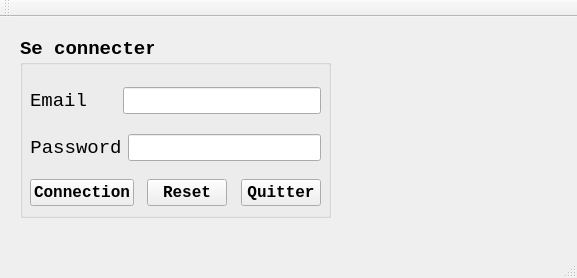
<?xml version="1.0" encoding="UTF-8"?>
<ui version="4.0">
 <class>LoginScreen</class>
 <widget class="QMainWindow" name="LoginScreen">
  <property name="geometry">
   <rect>
    <x>0</x>
    <y>0</y>
    <width>577</width>
    <height>278</height>
   </rect>
  </property>
  <property name="cursor">
   <cursorShape>PointingHandCursor</cursorShape>
  </property>
  <property name="windowTitle">
   <string>Page de connection!</string>
  </property>
  <property name="locale">
   <locale language="French" country="France"/>
  </property>
  <widget class="QWidget" name="centralwidget">
   <property name="font">
    <font>
     <family>Consolas</family>
     <pointsize>14</pointsize>
     <bold>true</bold>
    </font>
   </property>
   <widget class="QGroupBox" name="groupBox">
    <property name="geometry">
     <rect>
      <x>20</x>
      <y>20</y>
      <width>311</width>
      <height>181</height>
     </rect>
    </property>
    <property name="title">
     <string>Se connecter</string>
    </property>
    <widget class="QWidget" name="layoutWidget">
     <property name="geometry">
      <rect>
       <x>10</x>
       <y>40</y>
       <width>291</width>
       <height>47</height>
      </rect>
     </property>
     <layout class="QHBoxLayout" name="emailZone">
      <property name="sizeConstraint">
       <enum>QLayout::SetNoConstraint</enum>
      </property>
      <item>
       <widget class="QLabel" name="emailLabel">
        <property name="font">
         <font>
          <family>Consolas</family>
          <pointsize>14</pointsize>
          <bold>false</bold>
          <strikeout>false</strikeout>
         </font>
        </property>
        <property name="text">
         <string>Email</string>
        </property>
        <property name="alignment">
         <set>Qt::AlignCenter</set>
        </property>
        <property name="margin">
         <number>1</number>
        </property>
        <property name="indent">
         <number>-1</number>
        </property>
        <property name="buddy">
         <cstring>emailEdit</cstring>
        </property>
       </widget>
      </item>
      <item>
       <spacer name="horizontalSpacer_3">
        <property name="orientation">
         <enum>Qt::Horizontal</enum>
        </property>
        <property name="sizeType">
         <enum>QSizePolicy::Fixed</enum>
        </property>
        <property name="sizeHint" stdset="0">
         <size>
          <width>30</width>
          <height>20</height>
         </size>
        </property>
       </spacer>
      </item>
      <item>
       <widget class="QLineEdit" name="emailEdit">
        <property name="font">
         <font>
          <family>Consolas</family>
          <pointsize>12</pointsize>
          <bold>true</bold>
         </font>
        </property>
        <property name="inputMethodHints">
         <set>Qt::ImhEmailCharactersOnly</set>
        </property>
        <property name="inputMask">
         <string/>
        </property>
       </widget>
      </item>
     </layout>
    </widget>
    <widget class="QWidget" name="layoutWidget">
     <property name="geometry">
      <rect>
       <x>10</x>
       <y>140</y>
       <width>291</width>
       <height>32</height>
      </rect>
     </property>
     <layout class="QHBoxLayout" name="buttonZone">
      <item>
       <widget class="QPushButton" name="connectionButton">
        <property name="font">
         <font>
          <family>Consolas</family>
          <pointsize>12</pointsize>
          <bold>true</bold>
         </font>
        </property>
        <property name="text">
         <string>Connection</string>
        </property>
       </widget>
      </item>
      <item>
       <spacer name="horizontalSpacer">
        <property name="orientation">
         <enum>Qt::Horizontal</enum>
        </property>
        <property name="sizeType">
         <enum>QSizePolicy::Preferred</enum>
        </property>
        <property name="sizeHint" stdset="0">
         <size>
          <width>20</width>
          <height>20</height>
         </size>
        </property>
       </spacer>
      </item>
      <item>
       <widget class="QPushButton" name="resetButton">
        <property name="font">
         <font>
          <family>Consolas</family>
          <pointsize>12</pointsize>
          <bold>true</bold>
         </font>
        </property>
        <property name="text">
         <string>Reset</string>
        </property>
       </widget>
      </item>
      <item>
       <spacer name="horizontalSpacer_2">
        <property name="orientation">
         <enum>Qt::Horizontal</enum>
        </property>
        <property name="sizeType">
         <enum>QSizePolicy::Preferred</enum>
        </property>
        <property name="sizeHint" stdset="0">
         <size>
          <width>20</width>
          <height>20</height>
         </size>
        </property>
       </spacer>
      </item>
      <item>
       <widget class="QPushButton" name="quitButton">
        <property name="font">
         <font>
          <family>Consolas</family>
          <pointsize>12</pointsize>
          <bold>true</bold>
         </font>
        </property>
        <property name="text">
         <string>Quitter</string>
        </property>
       </widget>
      </item>
     </layout>
    </widget>
    <widget class="QWidget" name="layoutWidget">
     <property name="geometry">
      <rect>
       <x>10</x>
       <y>90</y>
       <width>291</width>
       <height>41</height>
      </rect>
     </property>
     <layout class="QHBoxLayout" name="passZone">
      <property name="sizeConstraint">
       <enum>QLayout::SetNoConstraint</enum>
      </property>
      <item>
       <widget class="QLabel" name="passLabel">
        <property name="font">
         <font>
          <family>Consolas</family>
          <pointsize>14</pointsize>
          <bold>false</bold>
         </font>
        </property>
        <property name="text">
         <string>Password</string>
        </property>
        <property name="scaledContents">
         <bool>true</bool>
        </property>
        <property name="alignment">
         <set>Qt::AlignCenter</set>
        </property>
        <property name="margin">
         <number>1</number>
        </property>
        <property name="indent">
         <number>-1</number>
        </property>
        <property name="textInteractionFlags">
         <set>Qt::LinksAccessibleByMouse</set>
        </property>
        <property name="buddy">
         <cstring>passEdit</cstring>
        </property>
       </widget>
      </item>
      <item>
       <widget class="QLineEdit" name="passEdit">
        <property name="font">
         <font>
          <family>Consolas</family>
          <pointsize>12</pointsize>
          <bold>true</bold>
         </font>
        </property>
        <property name="inputMethodHints">
         <set>Qt::ImhHiddenText</set>
        </property>
       </widget>
      </item>
     </layout>
    </widget>
   </widget>
  </widget>
  <widget class="QStatusBar" name="statusbar"/>
  <widget class="QToolBar" name="toolBar">
   <property name="windowTitle">
    <string>toolBar</string>
   </property>
   <attribute name="toolBarArea">
    <enum>TopToolBarArea</enum>
   </attribute>
   <attribute name="toolBarBreak">
    <bool>false</bool>
   </attribute>
  </widget>
  <widget class="QMenuBar" name="menubar">
   <property name="geometry">
    <rect>
     <x>0</x>
     <y>0</y>
     <width>577</width>
     <height>21</height>
    </rect>
   </property>
  </widget>
 </widget>
 <resources/>
 <connections/>
</ui>
